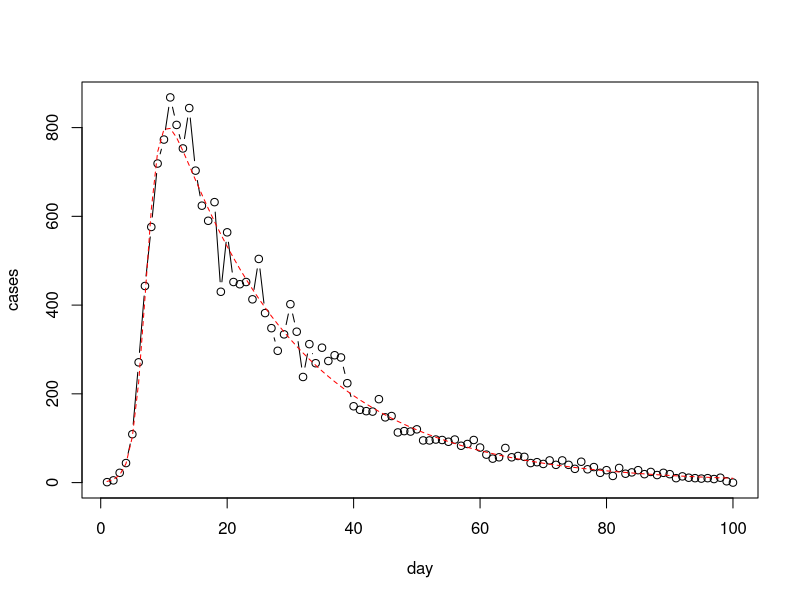

Recreate this plot in R.
# Generate SIR case count data

set.seed(101)
sir_parms <- c(beta = 0.001, gamma = 0.05)
t_seq <- seq(0, 100, 1)
n <- length(t_seq)
sir_initial_condition <- c(S = 1000, I = 1, R = 0)
sir_ode <- function(t, y, parameters) {
	# If you don't use with() you have to do this
	b <- parameters["beta"]
	g <- parameters["gamma"]
	
	S <- y["S"]
	I <- y["I"]
	R <- y["R"]
	
	dS <- -b * I * S
	dI <- b * I * S - g * I
	dR <- g * I
	
	# For deSolve the output always has to be a list like this
	out <- list(c(dS, dI, dR))
	return(out)
}
sir_soln <- deSolve::ode(
	y = sir_initial_condition,
	times = t_seq,
	func = sir_ode,
	parms = sir_parms
)

total_cases <- sir_soln[2:101,"I"]
observed_cases <- rnbinom(length(total_cases), mu = total_cases, size = 100)
observed_cases[1] <- 1
observed_cases[n-2] <- 3
observed_cases[n-1] <- 0

obs_dat <- data.frame(
	day = 1:length(observed_cases),
	total_cases = observed_cases
)

plot(obs_dat$day, obs_dat$total_cases, type = "b", xlab = "day", ylab = "cases")
lines(obs_dat$day, total_cases, type = "l", lty = 2, col = "red")

write.csv(
	obs_dat,
	here::here("data", "SIR-observed.csv"),
	row.names = FALSE
)
